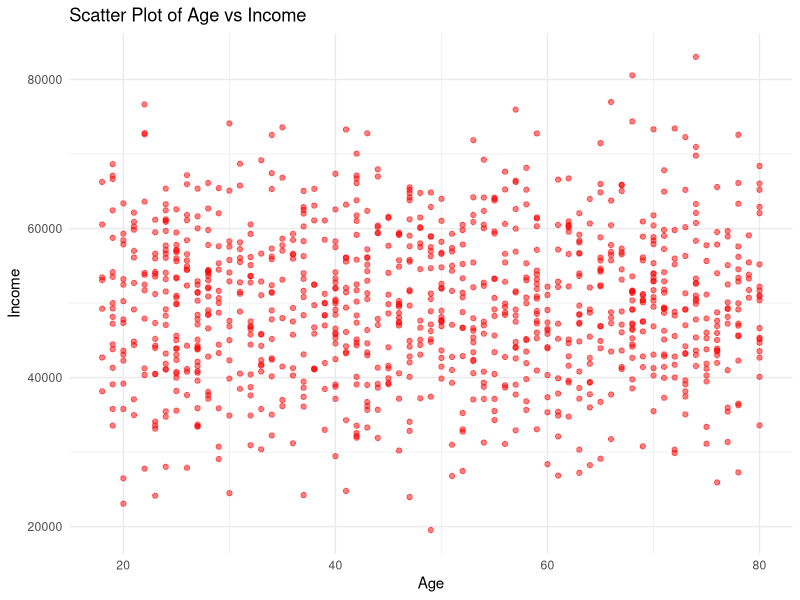

Write the R code that produced this figure.
####data visualisation

#data
#mappping(aesthetic)
#geometric reprentation
#facet
#lables  and anotaions
#theme
#install.packages("tidyverse")
#library(tidyverse)
##ggplot(data=BOD,mapping=aes(x=Time,y=demand))
#df=read.csv("C:/Users/TEQKAT001/Downloads/airtravel.csv")
#plot(df)
#head(df)
#ggplot2
install.packages("ggplot2")
library(ggplot2)
#ggplot(df,aes(Month,X1958))+
  #geom_point()+
  #geom_smooth(method="lm")

set.seed(123)  # For reproducibility
my_data <- data.frame(
  ID = 1:1000,  # Unique IDs
  Age = sample(18:80, 1000, replace = TRUE),  # Random ages
  Income = rnorm(1000, mean = 50000, sd = 10000),  # Normally distributed income
  Category = sample(c("A", "B", "C", "D"), 1000, replace = TRUE)  # Random categories
)

head(my_data)  # View first few rows
dim(my_data)   # Check dataset size
ggplot(my_data, aes(x = Age, y = Income)) +
  geom_point(color = "red", alpha = 0.5) +  
  theme_minimal() +
  ggtitle("Scatter Plot of Age vs Income")

